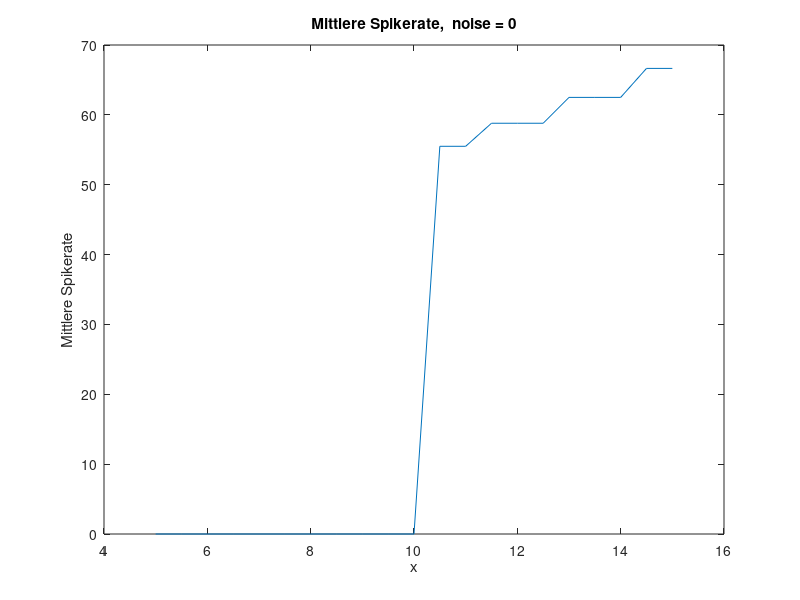
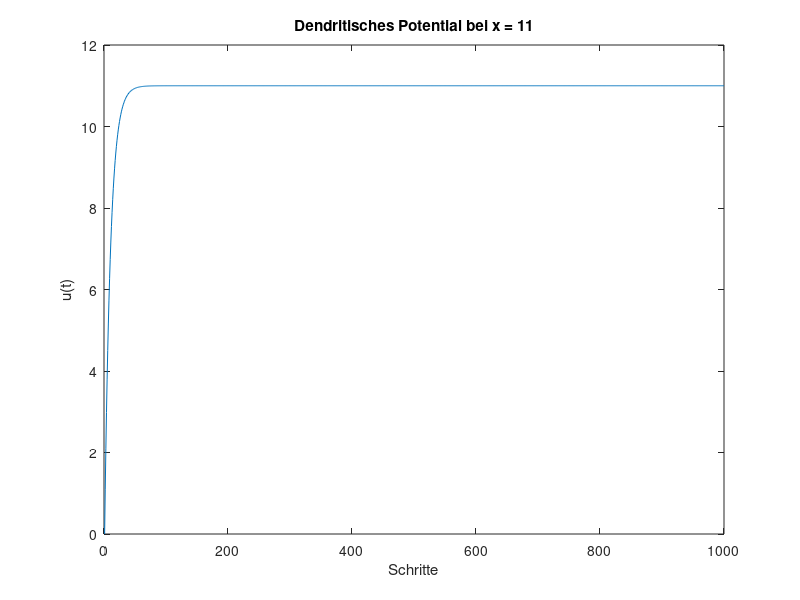
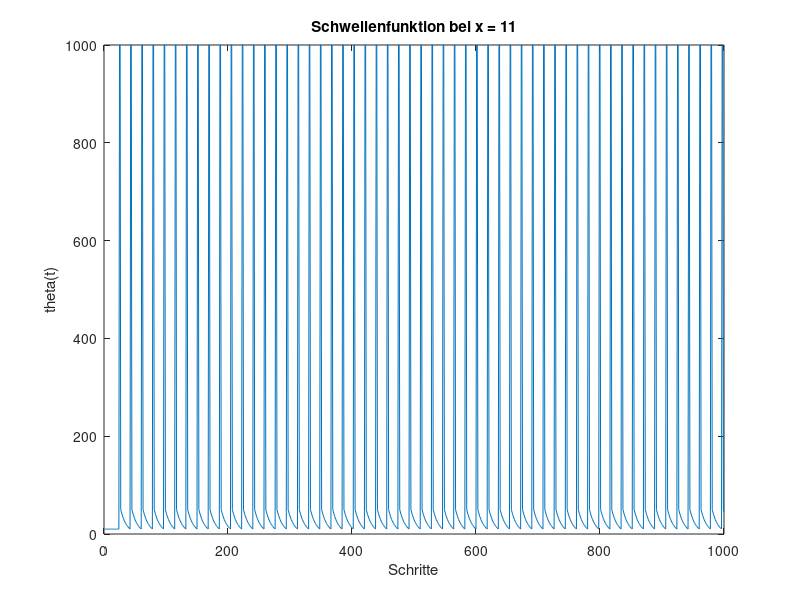

MATLAB code for these plots, in order:
function [] = aufgabe1()

%Initialisierung der Variablen
tau       = 0.01;
deltaT    = 0.001;
thetaABS  = 1000;
thetaREL  = 50;
thetaREST = 10;
rho             = deltaT / tau;
GesZeit         = 20;
AnzGesSchritte  = GesZeit / deltaT;
count           = 0;
output          = zeros(size(5:0.5:15));
RefZeitSchritte = 2;

%Variablen, die geaendert werden muessen
alpha           = 0;    % Noise, wichtig fuer Teil b,c,d
input = [5:0.5:15]; % fuer Teil a
%input = [9]; % fuer Teil b,c,d x = 9

for x = input 
	u = zeros(1,AnzGesSchritte); % Init Membranpotential
	y = zeros(1,AnzGesSchritte); % Init Axonales Potential
	theta = thetaREST * ones(1,AnzGesSchritte); % Init Schwellenpotential

    for t = 2:AnzGesSchritte
        u(t) = (1.0-rho)*u(t-1) + rho*(x + alpha*randn);
        if  u(t) >= theta(t)
            y(t) = 1;
            %u(t) = 0; %wichtig fuer Teil d
            theta  = set_theta(theta,t+1,RefZeitSchritte,thetaABS,...
                               thetaREL,thetaREST);
        end
    end 

    count = count + 1;
	output(count) = sum(y)/GesZeit;
    
    %fuer Teil a
    if x==11
        u11 = u;
        theta11 = theta;
    end
    
end

% nur bei a
if 1
    figure(1);
    plot(5:0.5:15,output);
    title(['Mittlere Spikerate,  noise = ',num2str(alpha)]);
    xlabel('x');
    ylabel('Mittlere Spikerate');

    figure(2);
    plot(u11(1:1000));
    title('Dendritisches Potential bei x = 11');
    xlabel('Schritte');
    ylabel('u(t)');

    figure(3);
    plot(theta11(1:1000));
    title('Schwellenfunktion bei x = 11');
    xlabel('Schritte');
    ylabel('theta(t)');
end

% bei b,c,d
if 0
    figure(2);
    plot(u(1:1000));
    title(['Dendritisches Potential bei x = 9 und noise = ',num2str(alpha)]);
    xlabel('Schritte');
    ylabel('u(t)');

    figure(3);
    plot(theta(1:1000));
    title('Schwellenfunktion bei x = 9');
    xlabel('Schritte');
    ylabel('theta(t)');
end
end


function theta = set_theta(theta, zeit, RefZeitSchritte, thetaABS, ...
                           thetaREL, thetaREST)
z = zeit;
%RefZeitSchritte = 2, also ist zwei Schritte lang theta = thetaABS
    while  z < zeit + RefZeitSchritte && z <= size(theta,2)
        theta(z) = thetaABS;
        z = z + 1;
    end
% Schwellenfunktion beginnt bei thetaREL und sinkt dann bis thetaREST
v = thetaREL; 
a = 0.9;
    while  v >= thetaREST && z <= size(theta,2)
        theta(z) =  v;
        z    = z + 1;
        v    = a * v;
    end
end


%b) Bei einem festen Input von x=9 reicht das zusaetzliche Rauschen nicht
%aus um im Simulationszeitraum Spikes zu verursachen. Das dendritische
%Potential schwankt, erreicht aber die Schwelle nicht.
%c) Durch das Erhoehen des Rauschens um den Faktor 3 werden immer wieder
%Spikes ausgeloest. Die Interspike-Intervalle sind sehr ungleichmaessig
%verteilt.
%d)Auch hier werden unregelmaessig Spikes ausgeloest. Allerdings dauert es
%nach einem Spike etwas bis das dedritische Potential wieder genug
%angestiegen ist, um einen neuen Spike auszuloesen.